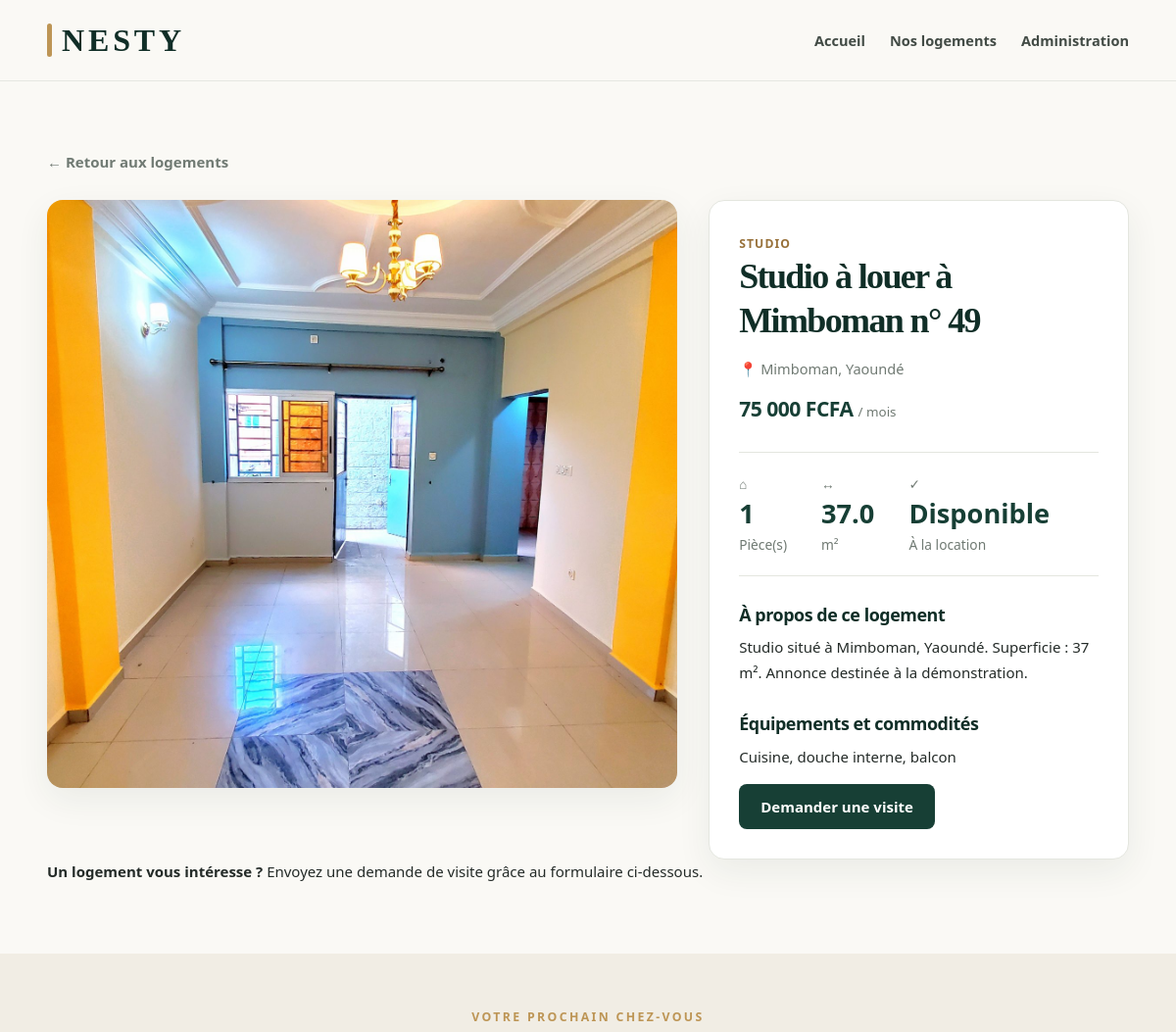
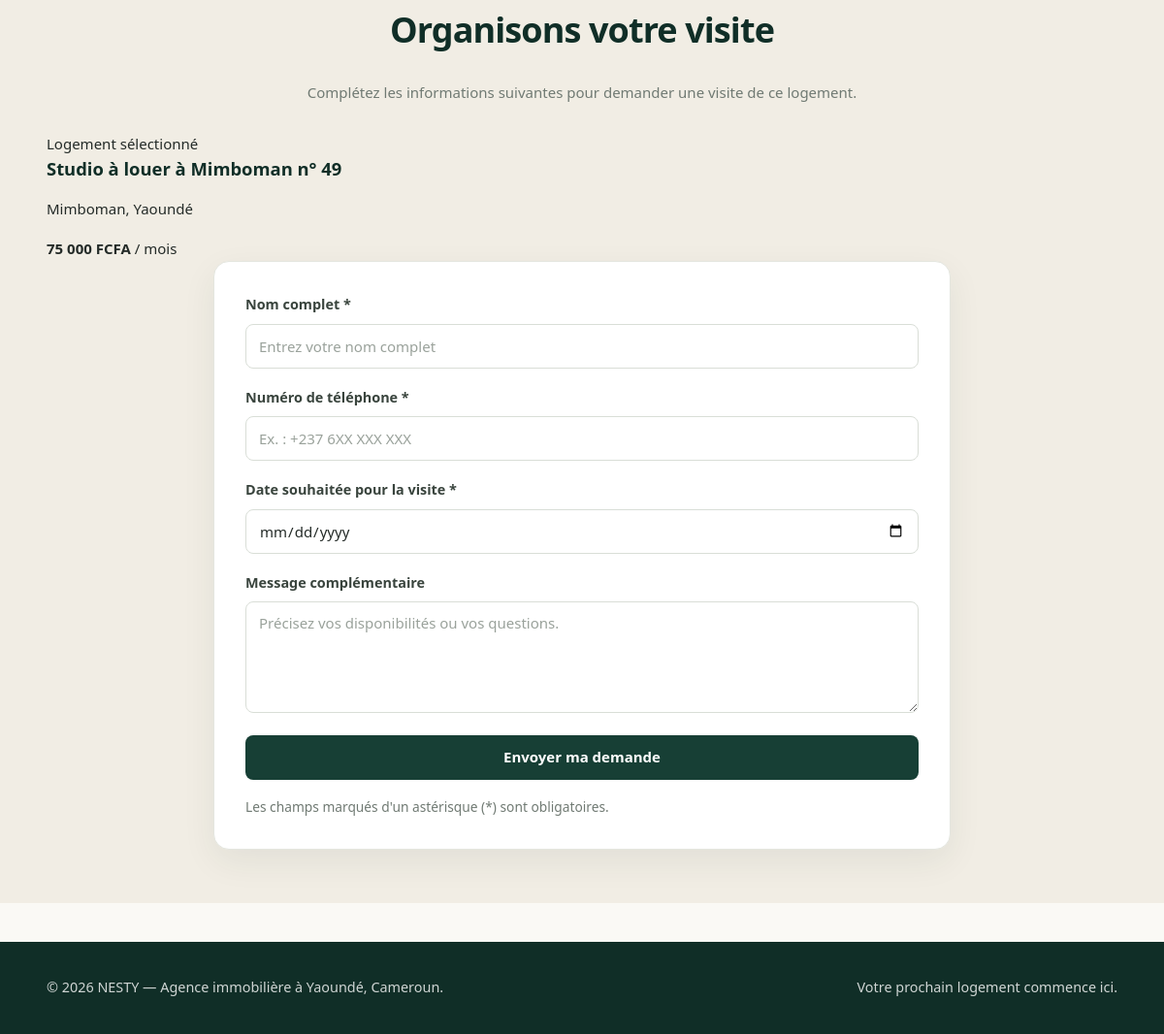
The app's page /bien/49 with its own data (2 pictures, top to bottom).
### tables this page shows
CREATE TABLE biens(
    id INTEGER PRIMARY KEY AUTOINCREMENT,
    titre TEXT NOT NULL, 
    type TEXT NOT NULL CHECK(type IN(
        'Studio',
        'Chambre moderne',
        'Appartement',
        'Villa'
    )),
    quartier_id INTEGER NOT NULL,
    loyer_mensuel INTEGER NOT NULL CHECK(loyer_mensuel > 0),
    nombre_pieces INTEGER NOT NULL CHECK(nombre_pieces >= 1),
    superficie REAL NOT NULL CHECK(superficie > 0),
    equipements TEXT NOT NULL DEFAULT '',
    photos TEXT NOT NULL DEFAULT '',
    disponible INTEGER NOT NULL DEFAULT 1
        CHECK(disponible IN (0, 1)),
    description TEXT NOT NULL DEFAULT '',
    FOREIGN KEY (quartier_id)
        REFERENCES quartiers(id)
);

CREATE TABLE quartiers(
    id INTEGER PRIMARY KEY AUTOINCREMENT,
    nom TEXT NOT NULL,
    ville TEXT NOT NULL DEFAULT 'Yaounde',
    UNIQUE(nom,ville)
);

### app.py (the view)
@app.route("/bien/<int:bien_id>")
def detail_bien(bien_id):
    connexion = obtenir_connexion()
    bien = connexion.execute("""
        SELECT biens.*, quartiers.nom AS quartier
        FROM biens
        JOIN quartiers ON biens.quartier_id = quartiers.id
        WHERE biens.id = ? AND biens.disponible = 1
    """, (bien_id,)).fetchone()
    connexion.close()
    if bien is None:
        abort(404)
    return render_template(
        "detail_bien.html",
        bien=bien,
        aujourd_hui=date.today().isoformat()
    )

### app.py (called while the page is built)
def obtenir_connexion():
    connexion = sqlite3.connect(FICHIER_BASE)
    connexion.row_factory = sqlite3.Row
    connexion.execute("PRAGMA foreign_keys = ON")
    return connexion

### templates/detail_bien.html (shortened to what this page needs)
{% extends "base.html" %}
{% block contenu %}
<section class="detail-section">
    <div class="container">
        <a href="{{ url_for('accueil') }}#biens" class="lien-retour">
            ← Retour aux logements
        </a>
        <div class="detail-grille">
            <div class="detail-image">
                {% if bien.photos %}
                    <img
                        src="{{ url_for('static', filename=bien.photos) }}"
                        alt="Photo du logement : {{ bien.titre }}"
                        loading="lazy">
                {% else %}
                    <div class="image-indisponible">
                        Photo non disponible
                    </div>
                {% endif %}
            </div>
            <div class="detail-informations">
                <span class="type-bien">{{ bien.type }}</span>
                <h1>{{ bien.titre }}</h1>
                <p class="quartier-bien">
                    <span aria-hidden="true">📍</span>
                    {{ bien.quartier }}, Yaoundé
                </p>
                <div class="detail-prix">
                    <p class="prix-bien">
                        {{ "{:,.0f}".format(bien.loyer_mensuel).replace(",", " ") }}
                        FCFA
                        <span>/ mois</span>
                    </p>
                </div>
                <div class="detail-caracteristiques">
                    <div class="caracteristique-detail">
                        <span class="caracteristique-icone" aria-hidden="true">⌂</span>
                        <strong>{{ bien.nombre_pieces }}</strong>
                        <span>Pièce(s)</span>
                    </div>
                    <div class="caracteristique-detail">
                        <span class="caracteristique-icone" aria-hidden="true">↔</span>
                        <strong>{{ bien.superficie }}</strong>
                        <span>m²</span>
                    </div>
                    <div class="caracteristique-detail">
                        <span class="caracteristique-icone" aria-hidden="true">✓</span>
                        <strong>Disponible</strong>
                        <span>À la location</span>
                    </div>
                </div>
                <div class="detail-description">
                    <h2>À propos de ce logement</h2>
                    <p>
                        {{ bien.description or "Aucune description supplémentaire n'est disponible pour ce logement." }}
                    </p>
                </div>
                <div class="detail-equipements">
                    <h2>Équipements et commodités</h2>
                    <p>
                        {{ bien.equipements or "Les équipements de ce logement ne sont pas encore précisés." }}
                    </p>
                </div>
                <a href="#demande-visite" class="bouton-principal">
                    Demander une visite
                </a>
            </div>
        </div>
        <div class="detail-note">
            <p>
                <strong>Un logement vous intéresse ?</strong>
                Envoyez une demande de visite grâce au formulaire ci-dessous.
            </p>
        </div>
    </div>
</section>
<section class="formulaire-visite" id="demande-visite">
    <div class="container">
        <div class="section-entete">
            <p class="hero-sous-titre">VOTRE PROCHAIN CHEZ-VOUS</p>
            <h2>Organisons votre visite</h2>
            <p>
                Complétez les informations suivantes pour demander
                une visite de ce logement.
            </p>
        </div>
        <div class="formulaire-carte">
            <div class="resume-logement">
                <div>
                    <span class="resume-libelle">Logement sélectionné</span>
                    <h3>{{ bien.titre }}</h3>
                    <p>{{ bien.quartier }}, Yaoundé</p>
                </div>
                <div class="resume-prix">
                    <strong>
                        {{ "{:,.0f}".format(bien.loyer_mensuel).replace(",", " ") }}
                        FCFA
                    </strong>
                    <span>/ mois</span>
                </div>
            </div>
            <form
                action="{{ url_for('demander_visite', bien_id=bien.id) }}"
                method="POST"
                id="formulaire-visite">
                <div class="champ">
                    <label for="nom_client">Nom complet *</label>
                    <input
                        type="text"
                        id="nom_client"
                        name="nom_client"
                        required
                        minlength="2"
                        maxlength="100"
                        autocomplete="name"
                        placeholder="Entrez votre nom complet">
                </div>
                <div class="champ">
                    <label for="telephone">Numéro de téléphone *</label>
                    <input
                        type="tel"
                        id="telephone"
                        name="telephone"
                        required
                        maxlength="25"
                        autocomplete="tel"
                        placeholder="Ex. : +237 6XX XXX XXX">
                </div>
                <div class="champ">
                    <label for="date_souhaitee">Date souhaitée pour la visite *</label>
                    <input
                        type="date"
                        id="date_souhaitee"
                        name="date_souhaitee"
                        min="{{ aujourd_hui }}"
                        required>
                </div>
                <div class="champ">
                    <label for="message">Message complémentaire</label>
                    <textarea
                        id="message"
                        name="message"
                        rows="4"
                        maxlength="500"
                        placeholder="Précisez vos disponibilités ou vos questions."></textarea>
                </div>
                <button type="submit" class="bouton-principal">
                    Envoyer ma demande
                </button>
                <p class="note-formulaire">
                    Les champs marqués d'un astérisque (*) sont obligatoires.
                </p>
            </form>
        </div>
    </div>
</section>
{% endblock %}

### records on screen
biens: photos (picture), type "STUDIO", titre "Studio à louer à Mimboman n° 49", loyer_mensuel "75 000", nombre_pieces "1", superficie "37.0", description "Studio situé à Mimboman, Yaoundé. Superficie : 37 m². Annonce destinée à la démonstration.", equipements "Cuisine, douche interne, balcon"
quartiers: quartier "Mimboman"
